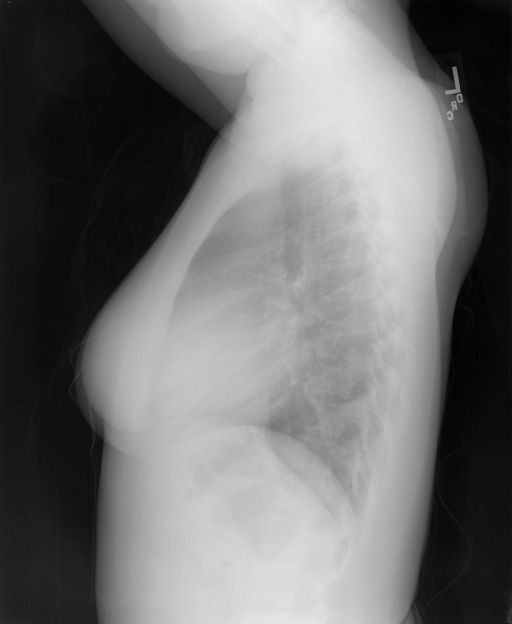
#> input picture CXR1_1_IM-0001-3001.png, 512 x 624 px
$ jupyter execute --allow-errors test.ipynb
#> lines starting #> are read from the running program, lines starting #| are printed output that depends on the picture
### CNN_encoder.py
import tensorflow as tf
from utility import get_layers
from tensorflow.keras.models import Model
from utility import load_model
import numpy as np


class CNN_Encoder(tf.keras.Model):
    # Since you have already extracted the features and dumped it using pickle
    # This encoder passes those features through a Fully connected layer
    def __init__(self, model_path, model_name, pop_conv_layers, encoder_layers, tags_threshold, tags_embeddings=None,
                 finetune_visual_model=False, num_tags=105):
        super(CNN_Encoder, self).__init__()
        # shape after fc == (batch_size, 64, embedding_dim)
        if tags_embeddings is not None:
            self.tags_embeddings = tf.Variable(shape=tags_embeddings.shape, initial_value=tags_embeddings,
                                               trainable=False, dtype=tf.float32)
        else:
            self.tags_embeddings = tf.Variable(shape=(num_tags, 400), initial_value=tf.ones((num_tags, 400)), trainable=False,
                                               dtype=tf.float32)
        self.encoder_layers = get_layers(encoder_layers, 'relu')

        #LOAD CHEXNET MODEL
        visual_model = load_model(model_path, model_name)
        self.tags_threshold = tags_threshold
        self.visual_model = Model(inputs=visual_model.input,
                                  outputs=[visual_model.output, visual_model.layers[-pop_conv_layers - 1].output],
                                  trainable=finetune_visual_model)
        print(self.visual_model.output_shape)

    # [20 lines left out: functions get_visual_features, call, not called in this run]

### test.ipynb
[cell 1]
from CNN_encoder import CNN_Encoder

[cell 2]
import numpy as np
from PIL import Image
from skimage.transform import resize

#> (a cell that did not finish here is left out)

#> (a cell that did not finish here is left out)

[cell 5]
img = Image.open('CXR1_1_IM-0001-3001.png')
#> img is the input picture: PIL image 512x624 RGB; min 1, max 235, mean 111.9

[cell 6]
image_array = np.asarray(img.convert("RGB"))
image_array = image_array / 255.
image_array = resize(image_array, (224,224))
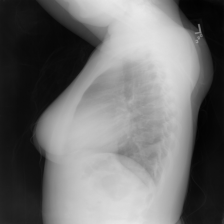
#> image_array: shape (224, 224, 3) float64; min 0.00782, max 0.912, mean 0.439
